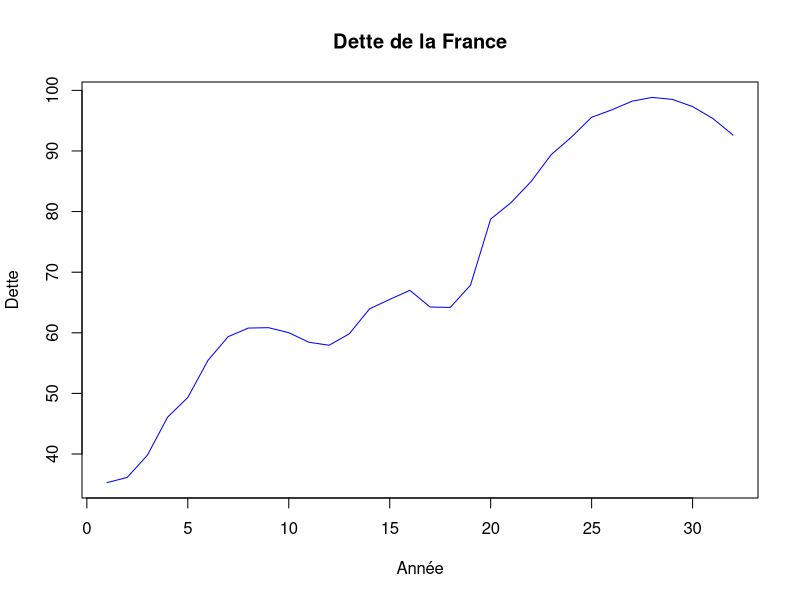
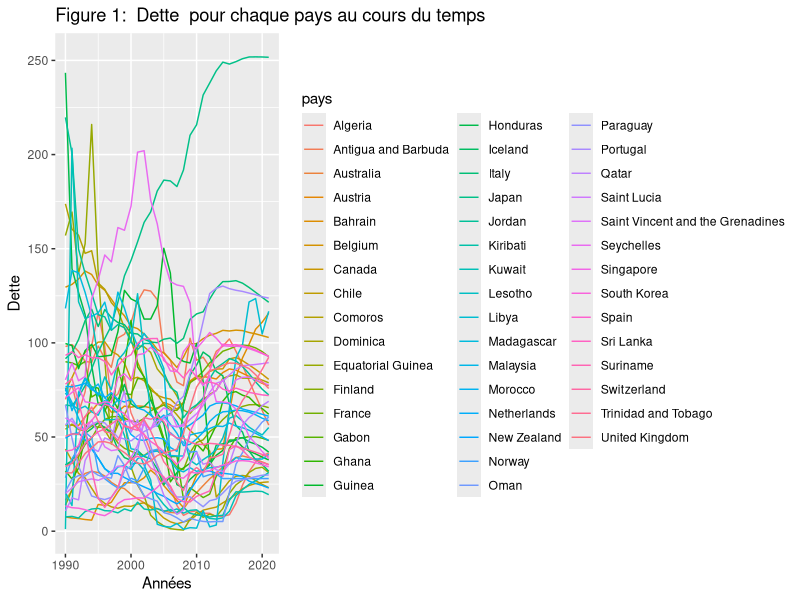
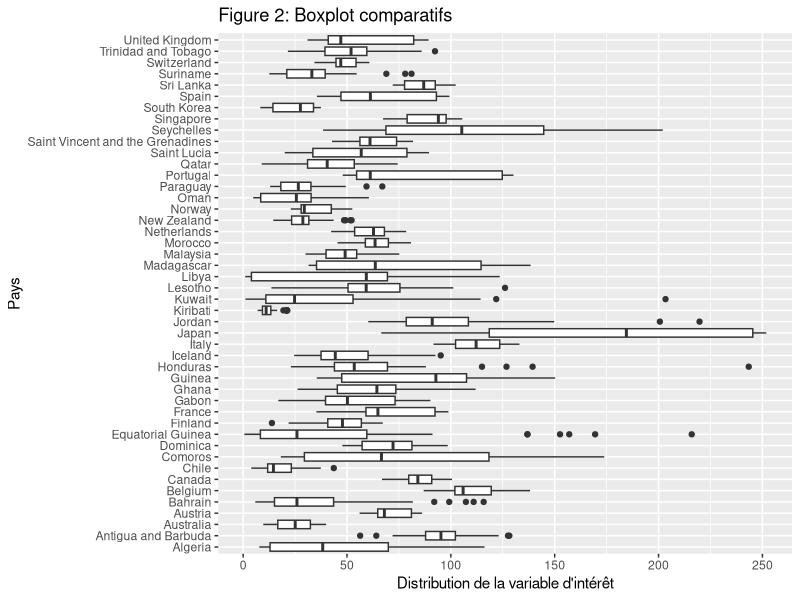

These charts were generated, in order, by the following R code: (Note: this script raises an error after producing the figures.)
## ---- chunk 1
data <- read.csv("archive/Dette_parpays.csv", header = TRUE)
head(data)
## ---- chunk 2
# Suppression des colonnes 'Region' et 'Image.URL' sans utiliser dplyr
data <- data[, !(names(data) %in% c("region", "Image.URL"))]


for (colname in names(data)) {
  # Vérifie si le nom de la colonne commence par 'X' suivi de 4 chiffres
  if (grepl("^X[0-9]{4}$", colname)) {
    # Suppression des virgules et conversion en numérique
    data[[colname]] <- as.numeric(gsub(",", ".", data[[colname]]))

    # Renommage de la colonne pour enlever le 'X'
    names(data)[names(data) == colname] <- substr(colname, 2, nchar(colname))
  }
}

#head(data)
## ---- chunk 3

library(tidyr)


long_data <- pivot_longer(data, cols = -Country.Name, names_to = "Année", values_to = "Dette")


df <- pivot_wider(long_data, names_from = Country.Name, values_from = Dette)
df <- as.data.frame(df)
#head(df)

# Mettre la colonne année en rownames
rownames(df) <- df$Année
#head(df)

# enlever la colonne année
df <- df[, !(names(df) %in% c("Année"))]
#head(df)

# enlever toutes les colonnes qui ont au moins un 0 dans la colonne
df <- df[, colSums(df == 0) == 0]
head(df)


## ---- chunk 4


plot(df$France, type = "l", col = "blue", xlab = "Année", ylab = "Dette", main = "Dette de la France")

## ---- chunk 5
years <- 1990:2021
ndf <- cbind(years,df)
data_longer <-  ndf%>%pivot_longer(!years, names_to="pays", values_to="Dette")
head(data_longer)
## ---- chunk 6
library(ggplot2)
ggplot(data_longer, aes(x=years, y=Dette, color=pays)) + geom_line() +  
  xlab("Années") +
  ylab("Dette") +
  ggtitle("Figure 1:  Dette  pour chaque pays au cours du temps ")
## ---- chunk 7
ggplot(data = data_longer,aes(x =pays, y = Dette)) +
  geom_boxplot() +
  xlab("Pays") +
  ylab("Distribution de la variable d'intérêt")+
  coord_flip()+ 
  ggtitle("Figure 2: Boxplot comparatifs")
## ---- chunk 8
# nombre d'individue de df
n <- ncol(df)


## ---- chunk 9
y=data.matrix(df)
#y
xrange = range(as.numeric(rownames(y)))
## ---- chunk 10
splbasis = create.bspline.basis(xrange,norder=6,breaks=years)
gcv = 1:40
for (i in 1:40){
  lambda = exp(i-10)
  fdparTemp = fdPar(splbasis,Lfdobj = 2,lambda=lambda)
  smoothdata = smooth.basis(years,y,fdParobj = fdparTemp)
  gcv[i] = mean(smoothdata$gcv) #n valeur de critere general pour un lambda donnée soit la moyenne 
}
plot(gcv)
which.min(gcv)
## ---- chunk 11
lambda = exp(which.min(gcv)-10)
lambda
fdparTemp = fdPar(splbasis,Lfdobj = 2,lambda=1)
smoothdata = smooth.basis(years,y,fdParobj = fdparTemp)
## ---- chunk 12
fhatsmooth = eval.fd(years,smoothdata$fd)
par(mfrow=c(1,2))
matplot(years,y,type="l",lty=1,ylab="",main="donnees brutes")
matplot(years,fhatsmooth,type="l",lty=1,ylab="",main="donnees lissees")
## ---- chunk 13
matplot(years,fhatsmooth-y,lty=1,type="l",ylab="residus")
## ---- chunk 14
meantemp = mean.fd(smoothdata$fd) #moyenne (objet fonctionnel fd)
## ---- chunk 15
matplot(fhatsmooth,col="gray",type="l",xlab="Année",ylab="Dette")
lines(meantemp$coefs,lwd=2)
## ---- chunk 16
covtemp = var.fd(smoothdata$fd)
surfcov = eval.bifd(xrange[1]:xrange[2],xrange[1]:xrange[2],covtemp)
## ---- chunk 17
nofColors <- 100
colorFunc <- colorRampPalette(c('blue', 'red'));
colors_   <- colorFunc(nofColors)
z=surfcov
z.centerValues <- (
   z[      -1  ,      -1  ] +
   z[      -1  , -ncol(z) ] +
   z[ -nrow(z) ,      -1  ] +
   z[ -nrow(z) , -ncol(z) ]
) / 4

z.colorBin <- cut(z.centerValues, nofColors);

## ---- chunk 18

persp(surfcov,theta=30,xlab="Années",ylab="Années",zlab="covariance",col=  colors_[z.colorBin],)

## ---- chunk 19
filled.contour(surfcov)
## ---- chunk 20
cortemp = cor.fd(xrange[1]:xrange[2],smoothdata$fd)
#renvoie directement la matrice de corrélation emprique évaluée en les points demandés
## ---- chunk 21
persp(cortemp,theta=90,phi=40,xlab="Années",ylab="Années",zlab="corrélation",col=  colors_[z.colorBin],)
## ---- chunk 22
filled.contour(cortemp)
